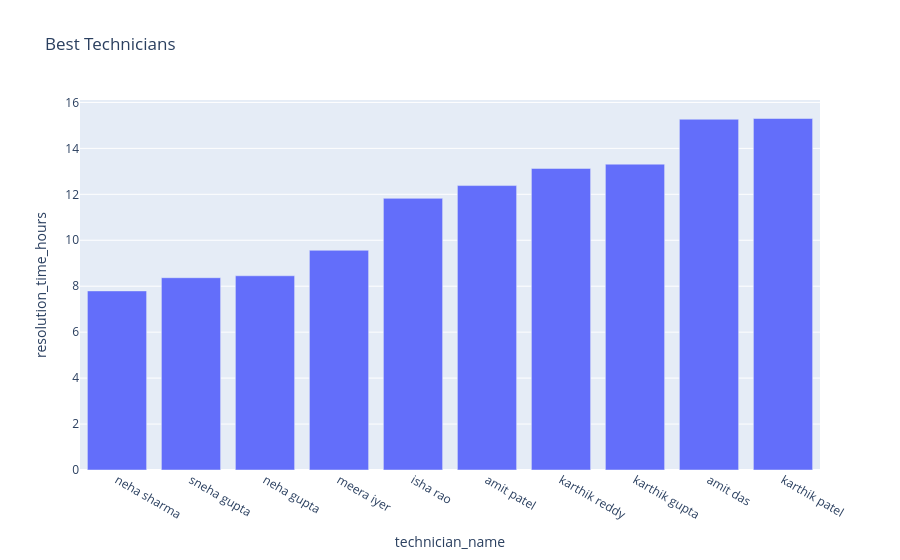

Notebook code for this chart:
### Code cell
fig = px.bar(

    tech_df.head(10),

    x="technician_name",

    y="resolution_time_hours",

    title="Best Technicians"
)

fig.show()

### Figure 1 — Plotly figure (JSON) as saved in the notebook; plotly's stock layout.template omitted (floating-point values rounded to 4 significant figures)
{"data": [{"hovertemplate": "technician_name=%{x}<br>resolution_time_hours=%{y}<extra></extra>", "legendgroup": "", "marker": {"color": "#636efa", "pattern": {"shape": ""}}, "name": "", "orientation": "v", "showlegend": false, "textposition": "auto", "type": "bar", "x": ["neha sharma", "sneha gupta", "neha gupta", "meera iyer", "isha rao", "amit patel", "karthik reddy", "karthik gupta", "amit das", "karthik patel"], "xaxis": "x", "y": [7.795, 8.37, 8.454, 9.563, 11.82, 12.38, 13.13, 13.31, 15.27, 15.3], "yaxis": "y"}], "layout": {"barmode": "relative", "legend": {"tracegroupgap": 0}, "title": {"text": "Best Technicians"}, "xaxis": {"anchor": "y", "domain": [0, 1], "title": {"text": "technician_name"}}, "yaxis": {"anchor": "x", "domain": [0, 1], "title": {"text": "resolution_time_hours"}}}}
